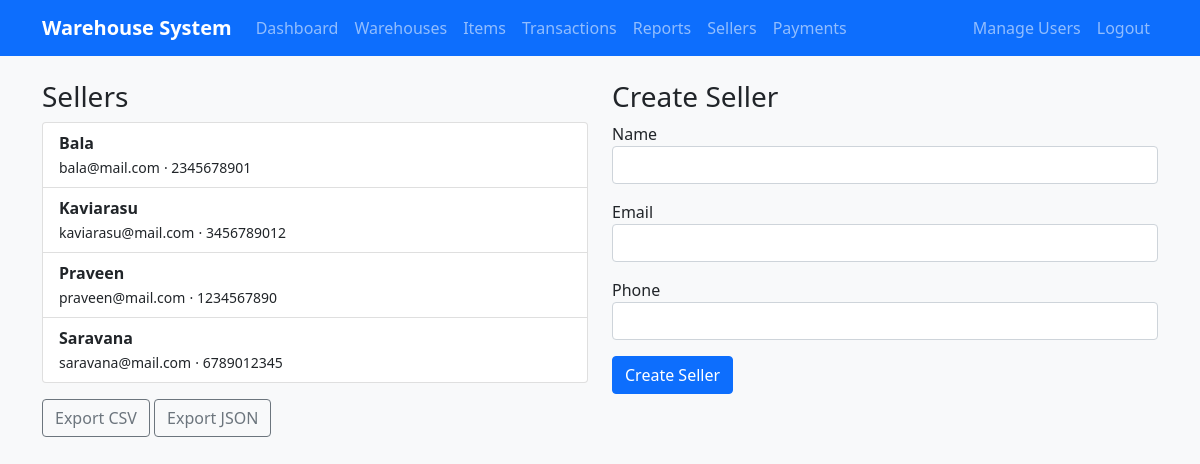
Page /sellers/ (signed in) on the earlier database version.
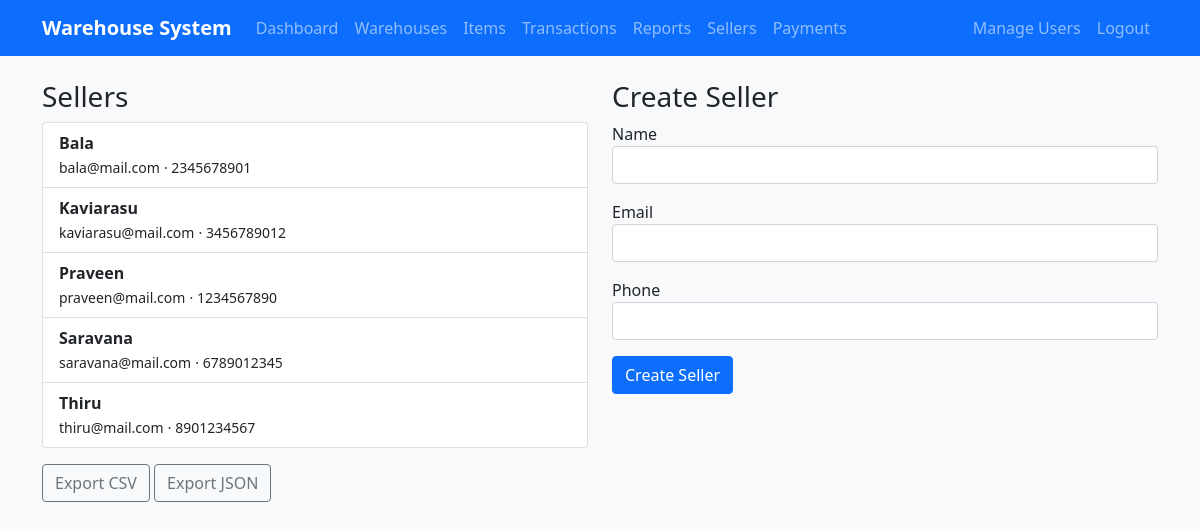
Same page on the later database version.
### app/models.py (models this page shows, shortened)
class Seller(db.Model):
    id = db.Column(db.Integer, primary_key=True)
    name = db.Column(db.String(128), nullable=False)
    email = db.Column(db.String(120))
    phone = db.Column(db.String(30))
    created_at = db.Column(db.DateTime, default=datetime.utcnow)
    updated_at = db.Column(db.DateTime, default=datetime.utcnow, onupdate=datetime.utcnow)
    payments = db.relationship('Payment', backref='seller', lazy='dynamic')

### app/sellers/routes.py (the view)
@bp.route('/')
@login_required
def index():
    if not getattr(current_user, 'can_manage_users', lambda: False)():
        flash('Access denied. Admin privileges required.', 'danger')
        return redirect(url_for('main.dashboard'))
    sellers = Seller.query.order_by(Seller.name).all()
    form = CreateSellerForm()
    return render_template('sellers/index.html', sellers=sellers, form=form)

### app/sellers/forms.py
class CreateSellerForm(FlaskForm):
    name = StringField('Name', validators=[DataRequired(), Length(max=128)])
    email = StringField('Email', validators=[Optional(), Email(), Length(max=120)])
    phone = StringField('Phone', validators=[Optional(), Length(max=30)])
    submit = SubmitField('Create Seller')

### app.py (called while the page is built, shortened)
@app.before_request
def create_tables():
    db.create_all()

### app/models.py (called while the page is built)
    def can_manage_users(self):
        return self.role == Role.ADMIN

### app/templates/sellers/index.html (shortened to what this page needs)
{% extends "base.html" %}
{% block content %}
<div class="row">
  <div class="col-md-6">
    <h3>Sellers</h3>
    <ul class="list-group">
      {% for s in sellers %}
      <li class="list-group-item d-flex justify-content-between align-items-center">
        <div>
          <strong>{{ s.name }}</strong><br>
          {% if s.email %}<small>{{ s.email }}</small>{% endif %}
          {% if s.phone %}<small> · {{ s.phone }}</small>{% endif %}
        </div>
      </li>
      {% else %}
      <li class="list-group-item">No sellers yet.</li>
      {% endfor %}
    </ul>
    <div class="mt-3">
      <a class="btn btn-outline-secondary" href="{{ url_for('sellers.export', format='csv') }}">Export CSV</a>
      <a class="btn btn-outline-secondary" href="{{ url_for('sellers.export', format='json') }}">Export JSON</a>
    </div>
  </div>
  <div class="col-md-6">
    <h3>Create Seller</h3>
    <form method="post" action="{{ url_for('sellers.create') }}">
      <div class="mb-3">{{ form.name.label }}{{ form.name(class="form-control") }}</div>
      <div class="mb-3">{{ form.email.label }}{{ form.email(class="form-control") }}</div>
      <div class="mb-3">{{ form.phone.label }}{{ form.phone(class="form-control") }}</div>
      <button class="btn btn-primary">{{ form.submit.label.text }}</button>
    </form>
  </div>
</div>
{% endblock %}

Differences in the rows shown:
added Seller: name "Thiru", email "thiru@mail.com", phone "8901234567"
